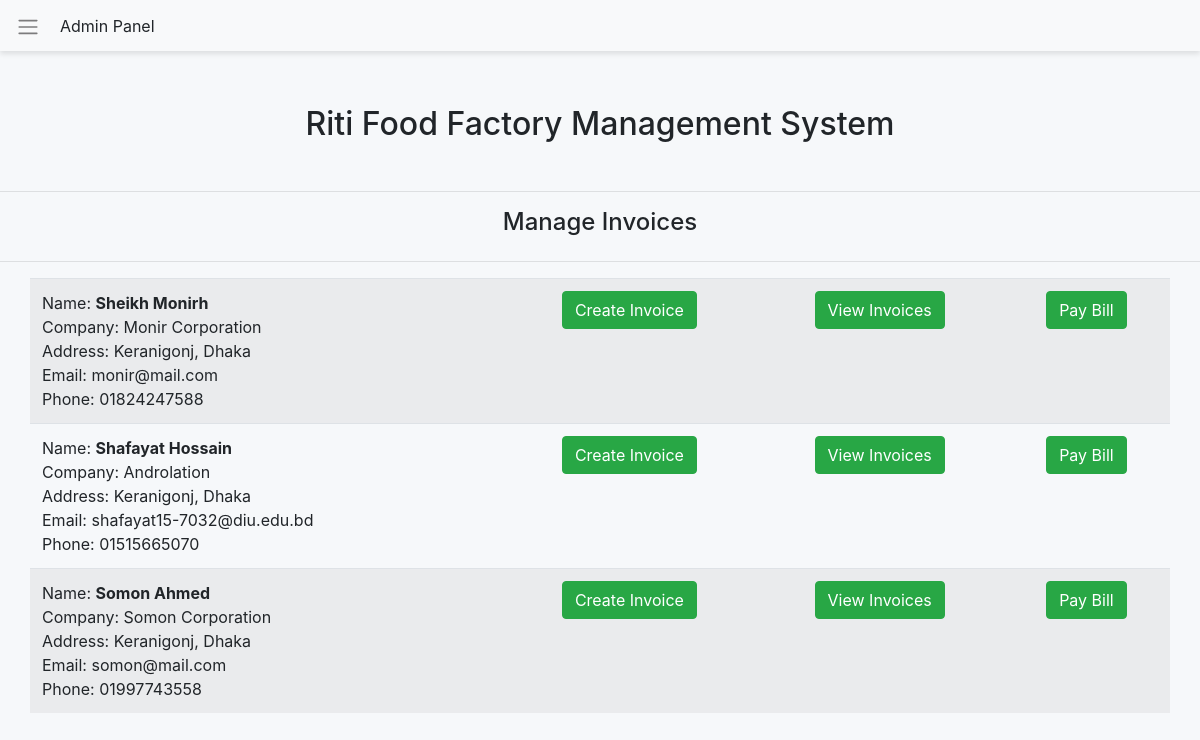
Page /manageInvoice.php on the committed database.
### tables this page shows
CREATE TABLE `dealers` (
  `id` int(11) NOT NULL,
  `skey` text NOT NULL,
  `d_name` text NOT NULL,
  `company` text NOT NULL,
  `address` text NOT NULL,
  `email` text NOT NULL,
  `phone` text NOT NULL,
  `dealer_add_date` datetime NOT NULL DEFAULT current_timestamp()
);

### manageInvoice.php (the view, shortened to what this page needs)
<!DOCTYPE html>
<html lang="en">
<head>
    <link rel="stylesheet" href="https://maxcdn.bootstrapcdn.com/bootstrap/4.3.1/css/bootstrap.min.css">
    <link rel="stylesheet" href="css/style.css">
</head>
<body>
    <?php
    include "connection/connect.php";
    include "sideNav.php";
    include "header.php";
    ?>
    <p class="h4 my-3 pb-2 align-self-center text-center ">Manage Invoices</p><hr>
    <div class="container">
        <div class="row">
            <table class='table table-striped'>
                <tbody>
                <?php
                $sql_client = "SELECT * FROM dealers";
                $query_client = mysqli_query($con, $sql_client);
                if (mysqli_num_rows($query_client) > 0) {
                    while ($clients = mysqli_fetch_assoc($query_client)) {
                        $id = $clients['id'];
                        $skey = $clients['skey'];
                        $clientName = $clients['d_name'];
                        $company_name = $clients['company'];
                        $address = $clients['address'];
                        $phone = $clients['phone'];
                        $email = $clients['email'];
                        echo "<tr>
                                <td>Name: <b>$clientName</b>
									<br> Company: $company_name
									<br> Address: $address
									<br> Email: $email
									<br> Phone: $phone
								</td>
								<td class='text-center'>
									<a class='btn btn-success' href='createInvoice.php?id=$id&type=CreateInvoice&skey=$skey'>Create Invoice</a>
								</td>
								<td class='text-center'>
									<a class='btn btn-success' href='viewAll_invoice.php?id=$id&type=ViewInvoice&skey=$skey'>View Invoices</a>
								</td>
								<td class='text-center'>
							    	<a class='btn btn-success' href='payBill.php?id=$id&type=AddPayments&skey=$skey'>Pay Bill</a>
								</td>
							</tr>";
                    }
                }
                ?>
                </tbody>
            </table>
        </div>
    </div>
</body>
</html>

### css/style.css (style rules this page uses)
body { background-color: #F6F8FA; padding: 0; margin: 0; }

### rows in the picture
dealers: d_name "Sheikh Monirh", company "Monir Corporation", address "Keranigonj, Dhaka", email "monir@mail.com", phone "01824247588"
dealers: d_name "Shafayat Hossain", company "Androlation", address "Keranigonj, Dhaka", email "shafayat15-7032@diu.edu.bd", phone "01515665070"
dealers: d_name "Somon Ahmed", company "Somon Corporation", address "Keranigonj, Dhaka", email "somon@mail.com", phone "01997743558"
